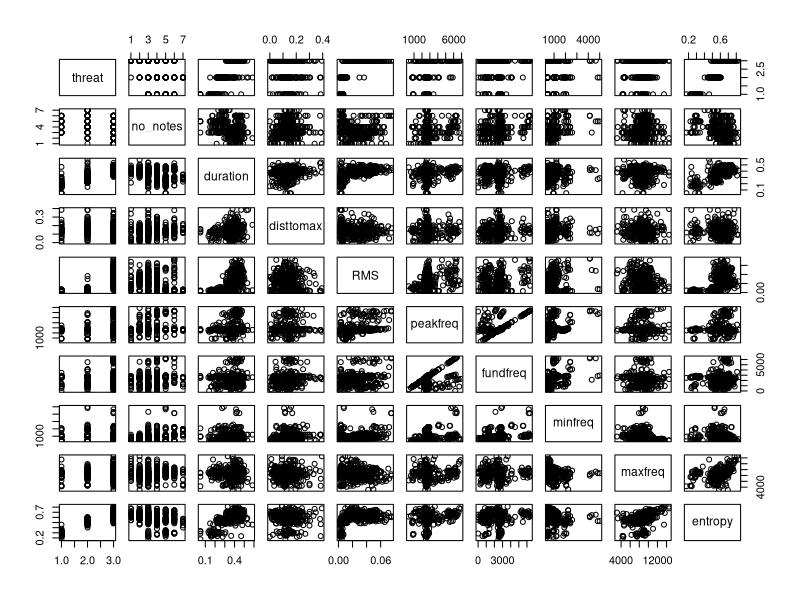
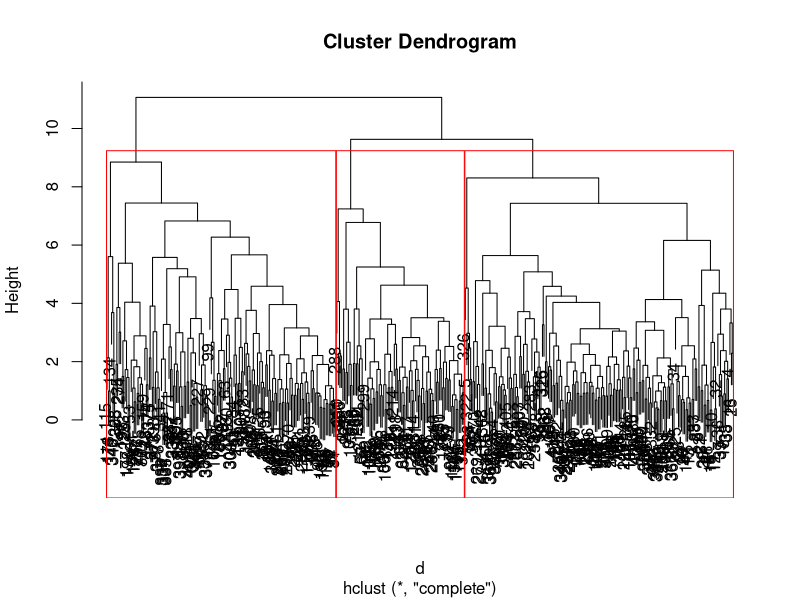
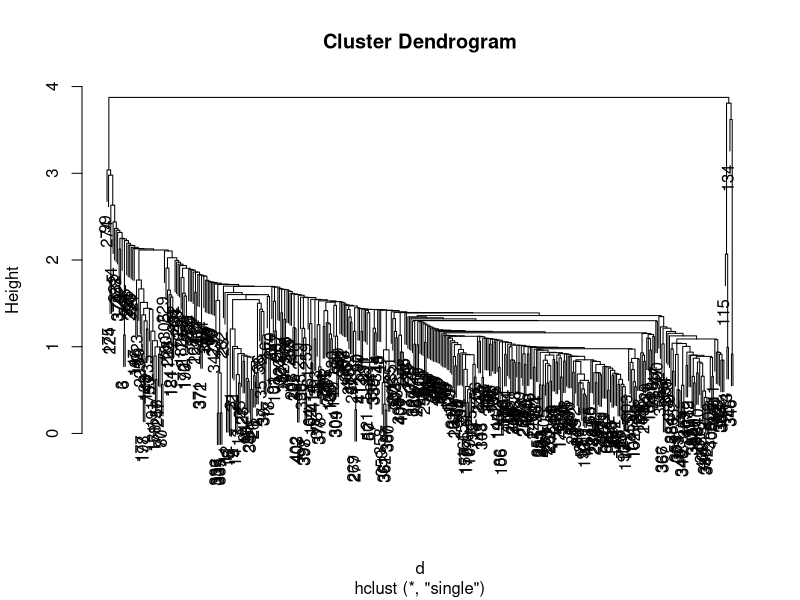
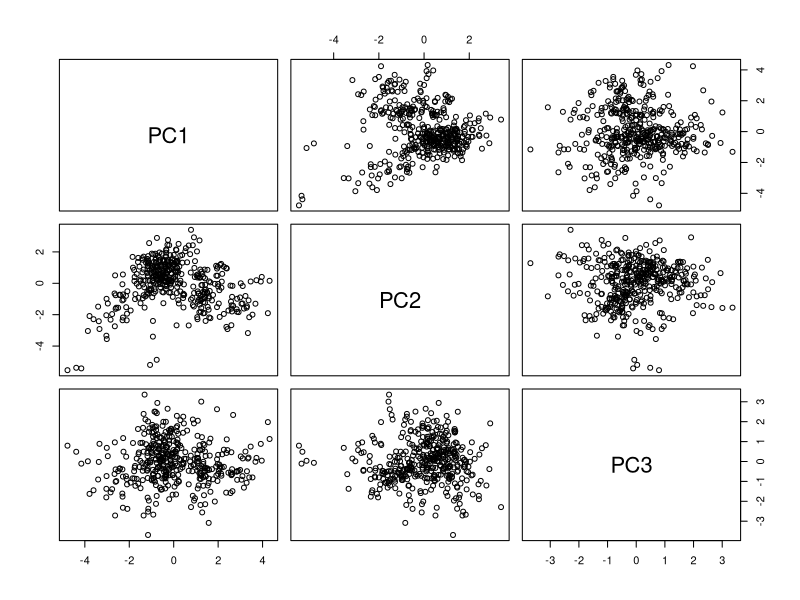
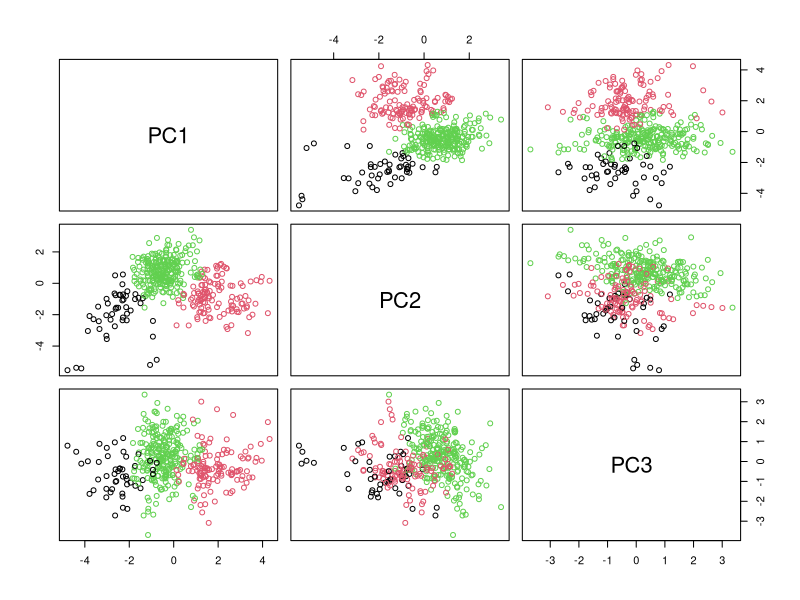
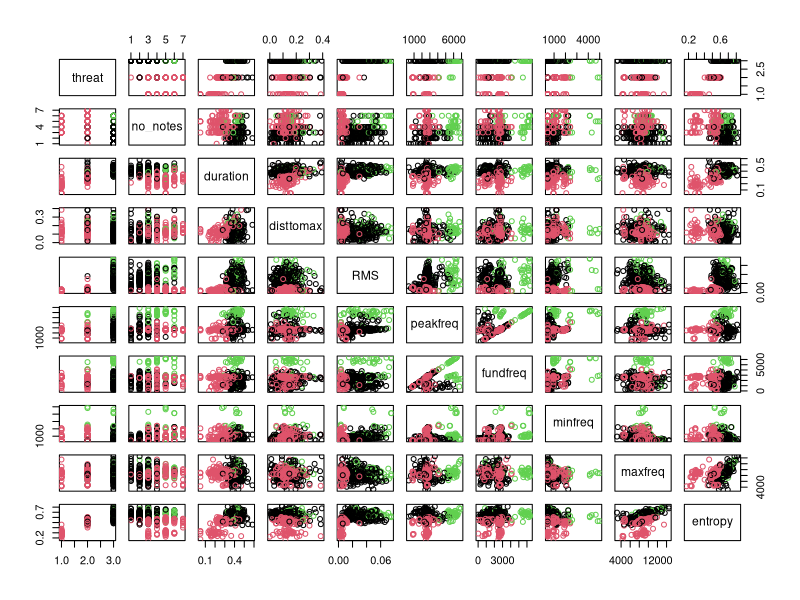
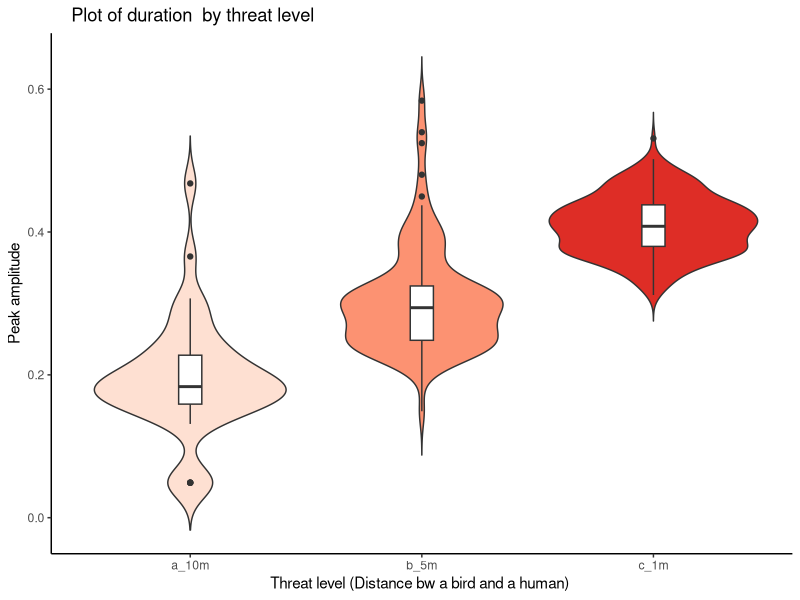
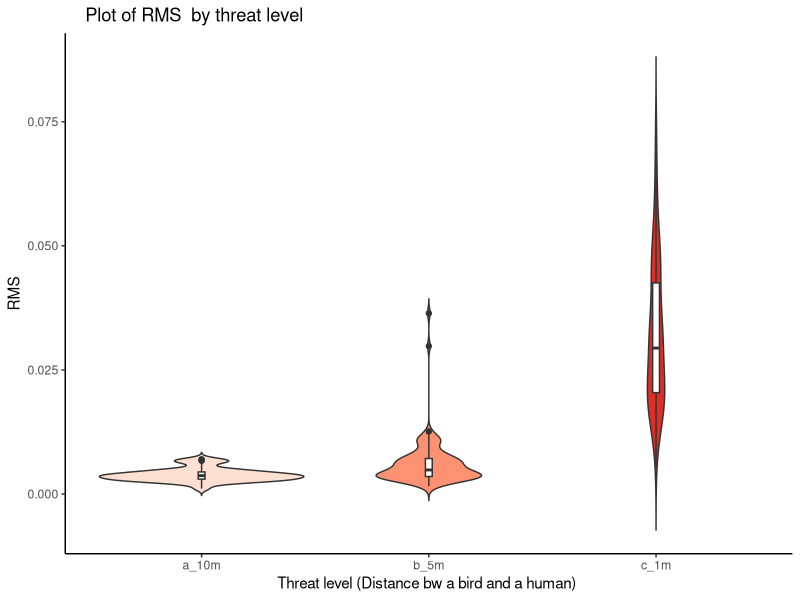

These figures' R source, in order:
## ---- chunk 1
knitr::opts_chunk$set(echo = TRUE)
## ---- chunk 2
dat=read.csv("TUTI_post2.csv",header=T)
head(dat)
plot(dat)
## ---- chunk 3
sdat=scale(dat[,2:10])
#dat[,1] is the dependent variable, that is categorical with 3 threat levels: 10m from human (lowest level of threat, 5m from human-intermediate level of threat, 1m from human-highest level of threat)
## ---- chunk 4
#print(levels(dat[,1]))
#dat[,1]=factor(dat[,1],levels(dat[,1])[c(1,3,2)])
#print(levels(dat[,1])) 
## ---- chunk 5
d = dist(sdat, method = "euclidean") # distance matrix
## ---- chunk 6
fit_comp = hclust(d, method="complete")
hc_comp_labels= cutree(fit_comp, k=3)
plot(fit_comp) # display dendogram
rect.hclust(fit_comp, k=3, border="red")
## ---- chunk 7
fit_sing = hclust(d, method="single")
hc_sing_labels= cutree(fit_sing, k=3)
plot(fit_sing)
## ---- chunk 8
pcs=prcomp(sdat,scale=F)
pcs1to3=data.frame(pcs$x[,1:3])#extract PC1 to PC3
plot(pcs1to3)
## ---- chunk 9
fit_km_pc=kmeans(pcs1to3,3)
km_pc_labels=fit_km_pc$cluster
plot(pcs1to3,col=fit_km_pc$cluster)
## ---- chunk 10
fit_km_r=kmeans(sdat,3)
km_r_labels=fit_km_r$cluster
plot(dat,col=fit_km_r$cluster)
## ---- chunk 11
table(hc_comp_labels,dat[,1])#confusion matrix of hierarchical clustering with complete linkage
table(hc_sing_labels,dat[,1])#confusion matrix of hierarchical clustering with complete linkage
table(km_pc_labels,dat[,1])#confusion matrix of K-means with PC 
table(km_r_labels,dat[,1])#confusion matrix of K-means analysis on raw data
## ---- chunk 12
#violin plot
library("ggplot2")
#duration: violin plot overlaid with boxplot
ggplot(dat,aes(x=dat$threat,y=dat[,3],fill=dat$threat))+
  geom_violin(trim=F)+
  geom_boxplot(width=0.1,fill="white")+
  theme_classic()+
  scale_fill_brewer(palette="Reds")+
  labs(title="    Plot of duration  by threat level",x="Threat level (Distance bw a bird and a human) ", y = "Peak amplitude")+
  theme(legend.position="none")

#RMS: violin plot overlaid with boxplot
ggplot(dat,aes(x=dat$threat,y=dat[,5],fill=dat$threat))+
  geom_violin(trim=F)+
  geom_boxplot(width=0.03,fill="white")+
  theme_classic()+
  scale_fill_brewer(palette="Reds")+
  labs(title="    Plot of RMS  by threat level",x="Threat level (Distance bw a bird and a human) ", y = "RMS")+
  theme(legend.position="none")

